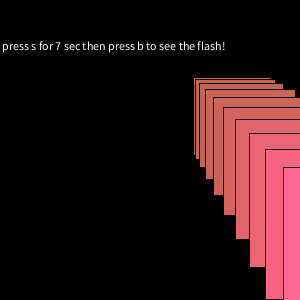
Frame 1 (no input)
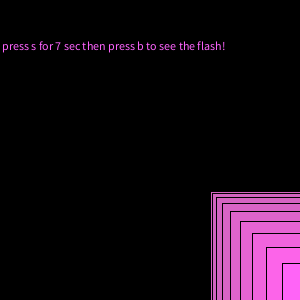
Frame 60 (the mouse pressed at the canvas centre just before this capture)
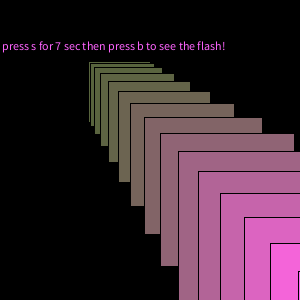
Frame 120 (the mouse held since frame 60 and released just before this capture)

The Processing sketch that drew these frames (run headless with seeded random() and noise(); from frame 60 on, the mouse is pressed at the canvas centre):

// Processing sketch: processing_116364
// ── processing_116364.pde

//int x = 160;
//int y = 50;
float a, b;
float z;
int xs = 2;
int ys = 2;
int count;
float[] num = new float [0];
float[] num2 = new float [0];
boolean doclean = true;


void setup() {

  size(300, 300);
}

float rannum() {
  float x = random(0, 300);
  return x;
} 


void draw() {
  background(0, 0, 0);
  text("press s for 7 sec then press b to see the flash!", 2, 50);

  if (keyPressed) {
    if ( key == 'b' || key == 'B') {
      bgchange();
    }
    if ( key == 's' || key == 'S') {
      num = append(num, rannum());
      num2 = append(num2, rannum());
      count = count +1;
      doclean = false;
    }
  }
if (doclean)
  clean();
  
  for (int i =0; i<count;i++) {
    drawrect(num[i], num2[i] );
  }
} 




void drawrect(float x, float y) {
  noStroke();
  float  g = random(0, 255);
  fill(g,x ,y );
  rect(x, y, x-100, y-100);


}
void bgchange(){
  background(random(0,255),random(0,255),random(0,255));
}
void clean() {
  a = random(0, 300);
  b = random(0, 300);
  
  for (int i= 0; i < 1000; i++) {
    rect(a, b, b, b);
    fill(a, 100, b);
    a = a + xs*i;
    b = b + ys*i;
  }
}
